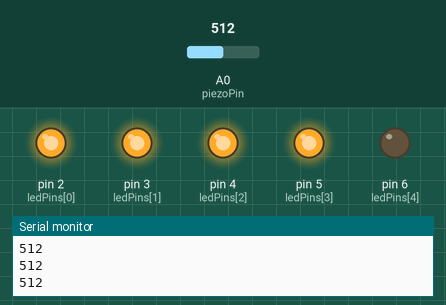
Recording of a sketch running on a simulated Arduino Uno, built with avr-gcc and run on an emulated ATmega328P. On the bench: output pins drawn as LEDs (lit = HIGH), the last lines printed to the serial monitor. The test bench sets the inputs (shaded band); at power-on: A0 (piezoPin) = 512.

Above: at 1.2 s.
1.3 s: A0 (piezoPin) set to 581
2.8 s: A0 (piezoPin) set to 607
At 3.1 s:
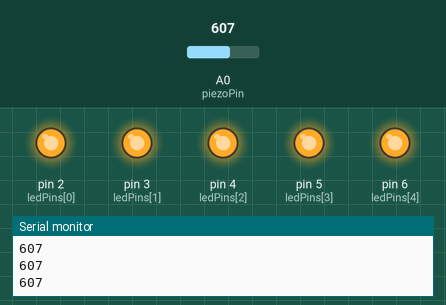
4.3 s: A0 (piezoPin) set to 306
At 5.4 s:
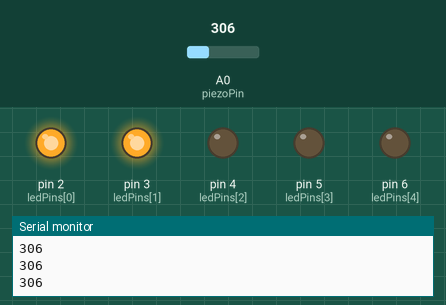
5.8 s: A0 (piezoPin) set to 284
At 6.7 s:
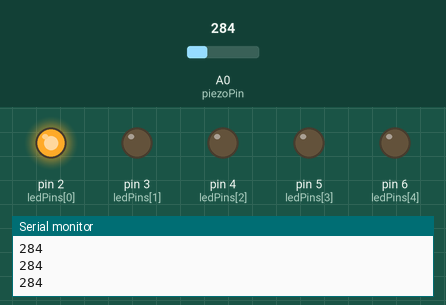
7.3 s: A0 (piezoPin) set to 214
8.8 s: A0 (piezoPin) set to 190
At 10.0 s:
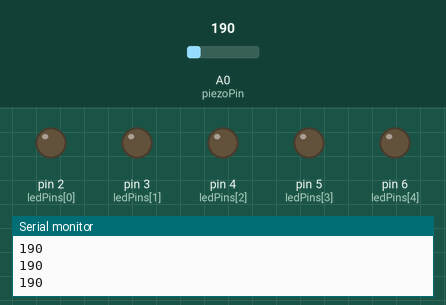
Timing chart, 0 to 11.3 s (numbered marks = the images above; inputs shaded):
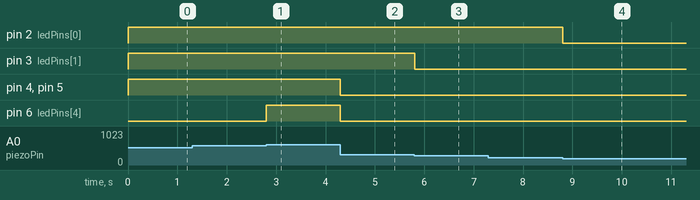

The sketch:

jaw_clenching.ino
```cpp
const int piezoPin = A0;        // Analog pin for the piezo sensor
const int ledPins[] = {2, 3, 4, 5, 6};  // Digital pins for LEDs
const int numLeds = 5;          // Total number of LEDs
int threshold = 100;             // Threshold to activate LEDs
int maxValue = 600;             // Adjust if values are too high
unsigned long lastActiveTime = 0;  // Stores the last time LEDs were activated
const int decayTime = 2;        // Time (ms) after which LEDs will turn off

void setup() {
  for (int i = 0; i < numLeds; i++) {
    pinMode(ledPins[i], OUTPUT);
  }
  Serial.begin(9600);
}

void loop() {
  int piezoValue = analogRead(piezoPin);  // Read piezo sensor value

  if (piezoValue > threshold) {
    lastActiveTime = millis();  // Update the last activation time
    int ledCount = map(piezoValue, threshold, maxValue, 0, numLeds);
    ledCount = constrain(ledCount, 0, numLeds);

    // Turn on LEDs based on the piezo sensor value
    for (int i = 0; i < numLeds; i++) {
      digitalWrite(ledPins[i], (i < ledCount) ? HIGH : LOW);
    }
  } else if (millis() - lastActiveTime > decayTime) {
    // Turn off all LEDs if decay time has passed without new activation
    for (int i = 0; i < numLeds; i++) {
      digitalWrite(ledPins[i], LOW);
    }
  }

  Serial.println(piezoValue);  // Print sensor value for debugging
  delay(1);  // Small delay for stability
}
```

Measured:
- the behaviour switches between 599 and 600 on A0 (piezoPin) (found by bisection; images 0 and 1)
- the behaviour switches between 300 and 299 on A0 (piezoPin) (found by bisection; images 2 and 3)
- the behaviour switches between 200 and 199 on A0 (piezoPin) (found by bisection; images 3 and 4)
- after the input at 2.8 s, pin 6 (ledPins[4]): LOW → HIGH at once
- after the input at 4.3 s, pin 4 (ledPins[2]), pin 5 (ledPins[3]), pin 6 (ledPins[4]): HIGH → LOW at once
- after the input at 5.8 s, pin 3 (ledPins[1]): HIGH → LOW at once
- after the input at 8.8 s, pin 2 (ledPins[0]): HIGH → LOW at once
